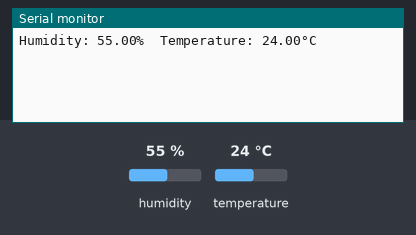
The sketch below on a simulated ESP8266 (NodeMCU). Shown: the last lines printed to the serial monitor. The inputs (shaded band) are chosen by the test bench; at power-on: humidity 55 %, temperature 24 °C. WiFi joins after 1.5 s; servers stay silent unless stated.

Above: at 3.0 s.
3.1 s: humidity set to 22 %
At 4.4 s:
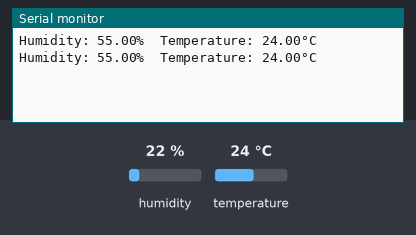
4.6 s: temperature set to 12 °C
At 5.5 s:
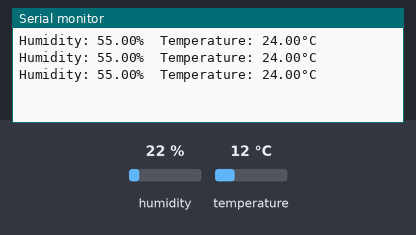
6.1 s: humidity set to 40 %
At 7.6 s:
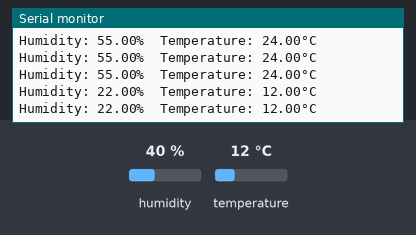
Timing chart, 0 to 9.1 s (numbered marks = the images above; inputs shaded):
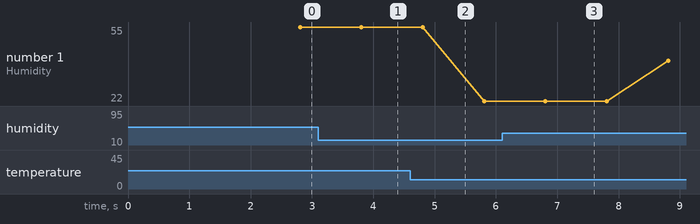

The sketch:

testBlynkDone.ino
```cpp
#define BLYNK_TEMPLATE_ID "TMPL12sjAv7o"
#define BLYNK_DEVICE_NAME "DHT22"
#define BLYNK_AUTH_TOKEN "fGJoQ5D2H_qCEuZgUIuYKAE383WAJ9AY"
#include <DHT.h>
#define DHTPIN D1
#define DHTTYPE DHT22

DHT dht(DHTPIN, DHTTYPE);

// Comment this out to disable prints and save space
#define BLYNK_PRINT Serial

#include <ESP8266WiFi.h>
#include <BlynkSimpleEsp8266.h>

char auth[] = BLYNK_AUTH_TOKEN;

char ssid[] = "iPhone";
char pass[] = "11111111";

BlynkTimer timer;

/*
BLYNK_WRITE(V0)
{
  int value = param.asInt();

  Blynk.virtualWrite(V1, value);
}

BLYNK_CONNECTED()
{
  Blynk.setProperty(V3, "offImageUrl", "https://static-image.nyc3.cdn.digitaloceanspaces.com/general/fte/congratulations.png");
  Blynk.setProperty(V3, "onImageUrl",  "https://static-image.nyc3.cdn.digitaloceanspaces.com/general/fte/congratulations_pressed.png");
  Blynk.setProperty(V3, "url", "https://docs.blynk.io/en/getting-started/what-do-i-need-to-blynk/how-quickstart-device-was-made");
}

// This function sends Arduino's uptime every second to Virtual Pin 2.
void myTimerEvent()
{
  // You can send any value at any time.
  // Please don't send more that 10 values per second.
  Blynk.virtualWrite(V2, millis() / 1000);
}
*/

void sendSensor()
{
  float h = dht.readHumidity();
  float t = dht.readTemperature(); // or dht.readTemperature(true) for Fahrenheit

  if (isnan(h) || isnan(t)) {
    Serial.println("Failed to read from DHT sensor!");
    return;
  }
  Serial.print(F("Humidity: "));
  Serial.print(h);
  Serial.print(F("%  Temperature: "));
  Serial.print(t);
  Serial.println(F("°C "));
  Blynk.virtualWrite(V1, h);
  Blynk.virtualWrite(V0, t);
}


void setup()
{
  // Debug console
  Serial.begin(115200);
  dht.begin();
  Blynk.begin(auth, ssid, pass);
  timer.setInterval(1000L, sendSensor);
}

void loop()
{
  Blynk.run();
  timer.run();

}
```

Measured:
- plotted number 1: 22 → 40 after the input at 6.1 s
